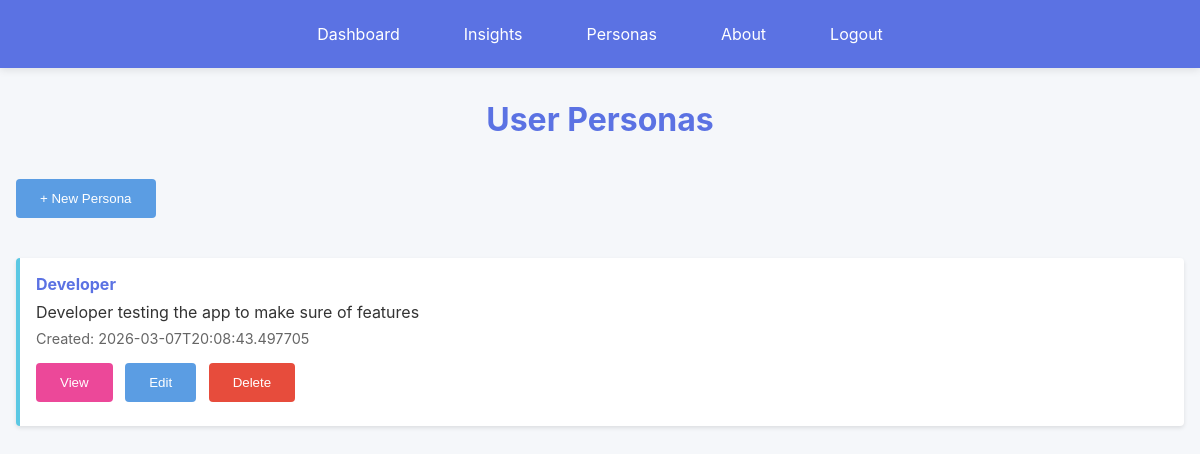
Page /personas (signed in) on the earlier database version.
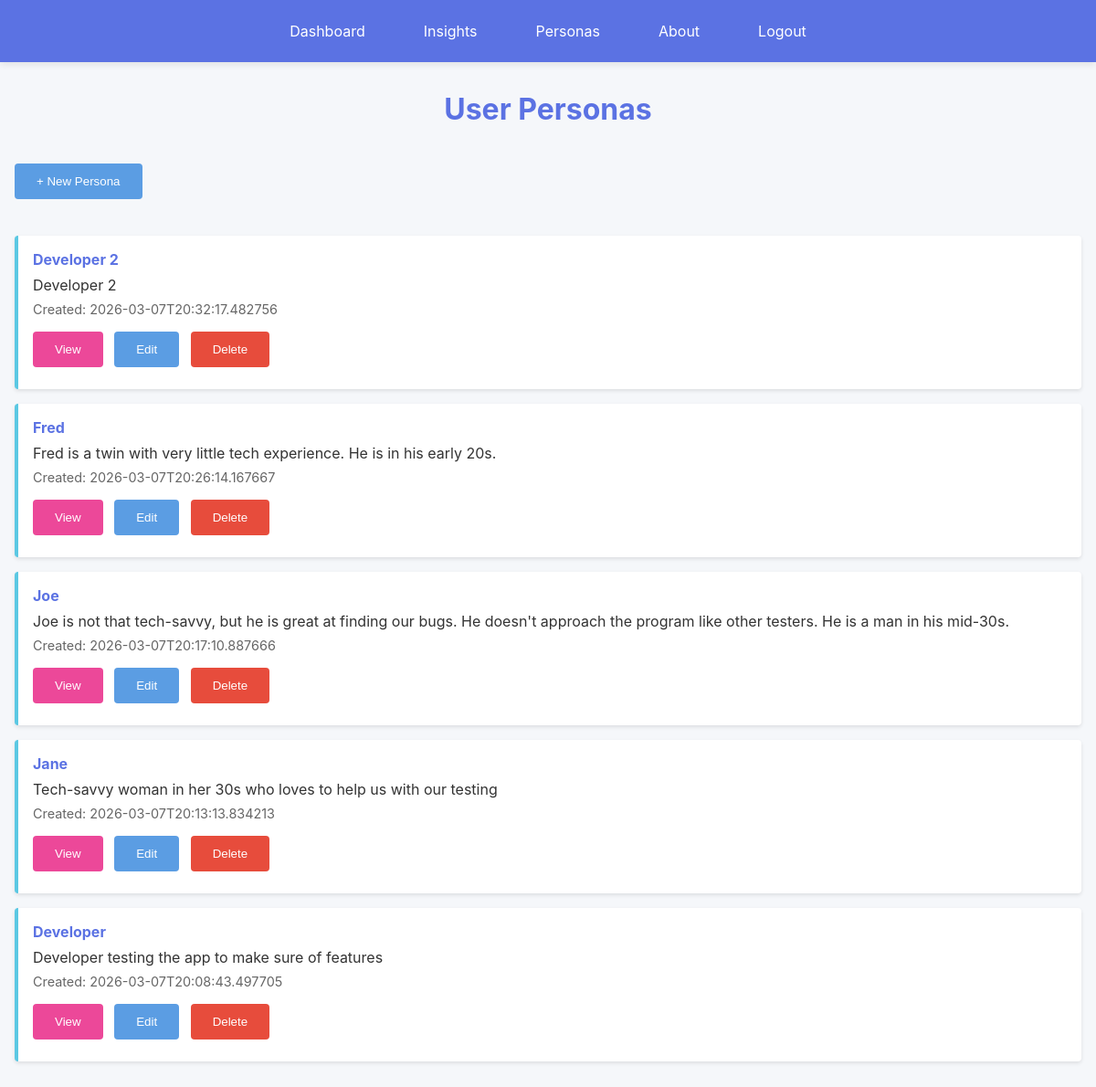
Same page on the later database version.
### models.py (models this page shows, shortened)
class Persona(db.Model):
    __tablename__ = 'personas'
    id = db.Column(db.Integer, primary_key=True)
    user_id = db.Column(db.Integer, db.ForeignKey('users.id'), nullable=True, index=True)
    name = db.Column(db.String(200), nullable=False)
    description = db.Column(db.Text, nullable=False)
    timestamp = db.Column(db.DateTime, nullable=False, default=datetime.utcnow)
    insights = db.relationship('Insight', backref='persona', lazy=True, cascade='all, delete-orphan')
    def to_dict(self):
        return {
            'id': self.id,
            'user_id': self.user_id,
            'name': self.name,
            'description': self.description,
            'timestamp': self.timestamp.isoformat() if self.timestamp else None
        }

### web_app.py (the view)
@app.route('/personas')
@login_required
def personas():
    user_id = current_user_id()
    personas_list = Persona.query.filter_by(user_id=user_id).order_by(Persona.timestamp.desc()).all()
    return render_template('personas.html', personas=[p.to_dict() for p in personas_list])

### web_app.py (called while the page is built)
def current_user_id():
    return session.get('user_id')

def get_current_user():
    user_id = current_user_id()
    if not user_id:
        return None
    return User.query.get(user_id)

def login_required(view_func):
    @wraps(view_func)
    def wrapped(*args, **kwargs):
        if not current_user_id():
            flash('Please log in to continue.', 'error')
            return redirect(url_for('login'))
        return view_func(*args, **kwargs)
    return wrapped

@app.context_processor
def inject_shared_context():
    return {
        'colors': COLORS,
        'current_user': get_current_user()
    }

### templates/personas.html (shortened to what this page needs)
{% extends "base.html" %}
{% block content %}
<h1>User Personas</h1>
<div style="margin-bottom: 2rem;">
    <button class="btn btn-success" onclick="window.location.href='/personas/new'">+ New Persona</button>
</div>
{% if personas %}
<div class="personas-list">
    {% for persona in personas %}
    <div class="persona-item">
        <h4><a href="/personas/{{ persona.id }}" style="color: var(--royal-blue); text-decoration: none;">{{ persona.name }}</a></h4>
        <p>{{ persona.description[:150] }}{% if persona.description|length > 150 %}...{% endif %}</p>
        <div class="meta">Created: {{ persona.timestamp }}</div>
        <div style="margin-top: 0.5rem;">
            <button class="btn btn-view" onclick="window.location.href='/personas/{{ persona.id }}'">View</button>
            <button class="btn btn-secondary" onclick="editPersona('{{ persona.id }}')">Edit</button>
            <button class="btn" onclick="deletePersona('{{ persona.id }}')" style="background-color: #e74c3c;">Delete</button>
        </div>
    </div>
    {% endfor %}
</div>
{% else %}
<div class="empty-state">
    <p>No personas created yet.</p>
    <button class="btn" onclick="window.location.href='/personas/new'">Create Your First Persona</button>
</div>
{% endif %}
{% endblock %}

### templates/base.html (shortened to what this page needs)
<!DOCTYPE html>
<html lang="en">
<head>
    <link rel="stylesheet" href="{{ url_for('static', filename='style.css') }}">
</head>
<body>
    <nav>
        <ul>
            {% if current_user %}
            <li><a href="{{ url_for('dashboard') }}">Dashboard</a></li>
            <li><a href="{{ url_for('insights') }}">Insights</a></li>
            <li><a href="{{ url_for('personas') }}">Personas</a></li>
            {% endif %}
            <li><a href="{{ url_for('about') }}">About</a></li>
            {% if current_user %}
            <li>
                <form method="POST" action="{{ url_for('logout') }}" style="display: inline;">
                    <button type="submit">Logout</button>
                </form>
            </li>
            {% else %}
            <li><a href="{{ url_for('login') }}">Login</a></li>
            <li><a href="{{ url_for('register') }}">Register</a></li>
            {% endif %}
        </ul>
    </nav>
    <div class="container">
        {% block content %}{% endblock %}
    </div>
</body>
</html>

### static/style.css (style rules this page uses)
* { margin: 0; padding: 0; box-sizing: border-box; }
body { font-family: -apple-system, BlinkMacSystemFont, 'Segoe UI', Roboto, Oxygen, Ubuntu, Cantarell, sans-serif; background-color: #f5f7fa; color: #333; }
nav { background-color: var(--royal-blue); padding: 1rem 0; box-shadow: 0 2px 8px rgba(0,0,0,0.1); position: sticky; top: 0; z-index: 100; }
nav ul { list-style: none; display: flex; justify-content: center; align-items: center; gap: 2rem; max-width: 1200px; margin: 0 auto; padding: 0 1rem; }
nav a { color: white; text-decoration: none; padding: 0.5rem 1rem; border-radius: 4px; transition: background-color 0.3s; }
nav form { display: inline; margin: 0; padding: 0; }
nav button { color: white; text-decoration: none; padding: 0.5rem 1rem; border-radius: 4px; transition: background-color 0.3s; background: transparent; border: none; cursor: pointer; font-size: inherit; font-family: inherit; vertical-align: baseline; }
.container { max-width: 1200px; margin: 0 auto; padding: 2rem 1rem; }
h1 { color: var(--royal-blue); margin-bottom: 2rem; text-align: center; }
.btn { background-color: var(--royal-blue); color: white; padding: 0.75rem 1.5rem; border: none; border-radius: 4px; cursor: pointer; transition: background-color 0.3s; margin: 0.5rem 0.5rem 0.5rem 0; }
.btn-secondary { background-color: var(--medium-blue); }
.btn-success { background-color: var(--medium-blue); }
.btn-view { background-color: var(--pink); }
.insights-list, .personas-list { display: grid; grid-template-columns: 1fr; gap: 1rem; }
.insight-item, .persona-item { background: var(--white); padding: 1rem; border-left: 4px solid var(--sky-blue); border-radius: 4px; box-shadow: 0 2px 4px rgba(0,0,0,0.1); }
.insight-item h4, .persona-item h4 { color: var(--royal-blue); margin-bottom: 0.5rem; }
.meta { color: #666; font-size: 0.9rem; margin: 0.5rem 0; }

Differences in the rows shown:
added Persona: name "Developer 2", description "Developer 2", timestamp "2026-03-07T20:32:17.482756"
added Persona: name "Fred", description "Fred is a twin with very little tech experience. He is in his early 20s.", timestamp "2026-03-07T20:26:14.167667"
added Persona: name "Joe", description "Joe is not that tech-savvy, but he is great at finding our bugs. He doesn't approach the program like other testers. He is a man in his mid-30s.", timestamp "2026-03-07T20:17:10.887666"
added Persona: name "Jane", description "Tech-savvy woman in her 30s who loves to help us with our testing", timestamp "2026-03-07T20:13:13.834213"
